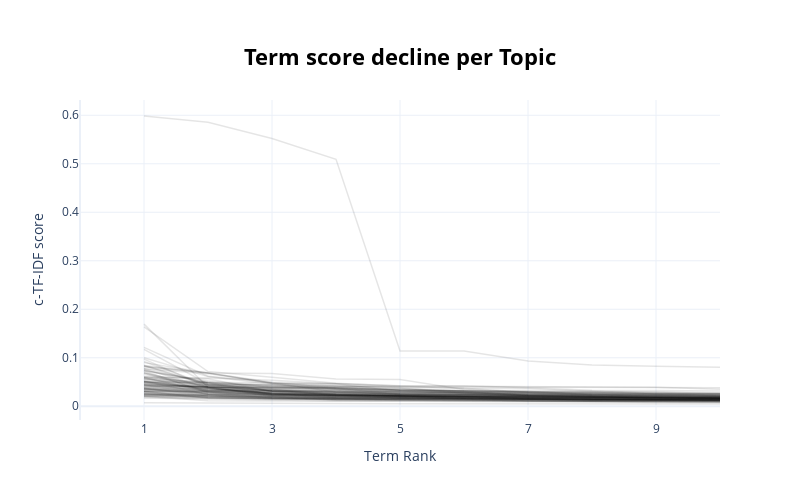

Source (notebook cell):
### Code cell
topic_model.visualize_term_rank()

### Figure 1 — Plotly figure (JSON) as saved in the notebook; plotly's stock layout.template omitted (floating-point values rounded to 4 significant figures)
{"data": [{"hovertext": "<b>Topic -1</b>:like_people_one_think_said_new_don", "line": {"color": "black", "width": 1.5}, "mode": "lines+lines", "name": "", "opacity": 0.1, "type": "scatter", "x": [1, 2, 3, 4, 5, 6, 7, 8, 9, 10], "y": [0.007115, 0.006275, 0.006065, 0.005615, 0.00539, 0.005061, 0.004796, 0.00477, 0.004739, 0.004695]}, {"hovertext": "<b>Topic 0</b>:art_artists_museum_work_exhibition_", "line": {"color": "black", "width": 1.5}, "mode": "lines+lines", "name": "", "opacity": 0.1, "type": "scatter", "x": [1, 2, 3, 4, 5, 6, 7, 8, 9, 10], "y": [0.02749, 0.01789, 0.01532, 0.01336, 0.01336, 0.01306, 0.01065, 0.01032, 0.01003, 0.009681]}, {"hovertext": "<b>Topic 1</b>:climate_water_energy_change_emissio", "line": {"color": "black", "width": 1.5}, "mode": "lines+lines", "name": "", "opacity": 0.1, "type": "scatter", "x": [1, 2, 3, 4, 5, 6, 7, 8, 9, 10], "y": [0.02044, 0.01145, 0.01089, 0.01078, 0.01049, 0.009434, 0.009257, 0.009129, 0.007559, 0.007382]}, {"hovertext": "<b>Topic 2</b>:trump_mueller_investigation_fbi_mue", "line": {"color": "black", "width": 1.5}, "mode": "lines+lines", "name": "", "opacity": 0.1, "type": "scatter", "x": [1, 2, 3, 4, 5, 6, 7, 8, 9, 10], "y": [0.02472, 0.02249, 0.01757, 0.01661, 0.01588, 0.01584, 0.01408, 0.01382, 0.01379, 0.01352]}, {"hovertext": "<b>Topic 3</b>:music_album_song_songs_like_band_li", "line": {"color": "black", "width": 1.5}, "mode": "lines+lines", "name": "", "opacity": 0.1, "type": "scatter", "x": [1, 2, 3, 4, 5, 6, 7, 8, 9, 10], "y": [0.02383, 0.02279, 0.01637, 0.01349, 0.01315, 0.01125, 0.01107, 0.01008, 0.008193, 0.008117]}, {"hovertext": "<b>Topic 4</b>:china_chinese_trade_beijing_tariffs", "line": {"color": "black", "width": 1.5}, "mode": "lines+lines", "name": "", "opacity": 0.1, "type": "scatter", "x": [1, 2, 3, 4, 5, 6, 7, 8, 9, 10], "y": [0.04722, 0.03478, 0.03105, 0.02496, 0.02267, 0.02166, 0.02163, 0.02045, 0.01618, 0.01613]}, {"hovertext": "<b>Topic 5</b>:billion_company_said_reuters_bank_t", "line": {"color": "black", "width": 1.5}, "mode": "lines+lines", "name": "", "opacity": 0.1, "type": "scatter", "x": [1, 2, 3, 4, 5, 6, 7, 8, 9, 10], "y": [0.02137, 0.01848, 0.01729, 0.01663, 0.01485, 0.01382, 0.01348, 0.01309, 0.01262, 0.0125]}, {"hovertext": "<b>Topic 6</b>:drug_drugs_marijuana_patients_medic", "line": {"color": "black", "width": 1.5}, "mode": "lines+lines", "name": "", "opacity": 0.1, "type": "scatter", "x": [1, 2, 3, 4, 5, 6, 7, 8, 9, 10], "y": [0.02547, 0.01763, 0.01721, 0.01699, 0.01579, 0.01484, 0.01034, 0.009892, 0.009686, 0.009493]}, {"hovertext": "<b>Topic 7</b>:russian_russia_putin_nato_moscow_tr", "line": {"color": "black", "width": 1.5}, "mode": "lines+lines", "name": "", "opacity": 0.1, "type": "scatter", "x": [1, 2, 3, 4, 5, 6, 7, 8, 9, 10], "y": [0.03126, 0.03117, 0.02867, 0.0222, 0.02138, 0.01986, 0.01614, 0.01431, 0.01346, 0.01311]}, {"hovertext": "<b>Topic 8</b>:shes_got_night_kardashian_looks_tom", "line": {"color": "black", "width": 1.5}, "mode": "lines+lines", "name": "", "opacity": 0.1, "type": "scatter", "x": [1, 2, 3, 4, 5, 6, 7, 8, 9, 10], "y": [0.02097, 0.0201, 0.01857, 0.01805, 0.0176, 0.01586, 0.01468, 0.01444, 0.01296, 0.01275]}, {"hovertext": "<b>Topic 9</b>:syria_syrian_islamic_forces_militar", "line": {"color": "black", "width": 1.5}, "mode": "lines+lines", "name": "", "opacity": 0.1, "type": "scatter", "x": [1, 2, 3, 4, 5, 6, 7, 8, 9, 10], "y": [0.03148, 0.02942, 0.02188, 0.01631, 0.01565, 0.01536, 0.01473, 0.01355, 0.01302, 0.01259]}, {"hovertext": "<b>Topic 10</b>:brexit_eu_deal_parliament_minister", "line": {"color": "black", "width": 1.5}, "mode": "lines+lines", "name": "", "opacity": 0.1, "type": "scatter", "x": [1, 2, 3, 4, 5, 6, 7, 8, 9, 10], "y": [0.0726, 0.0527, 0.03831, 0.03648, 0.02928, 0.02642, 0.02621, 0.02532, 0.02531, 0.02488]}, {"hovertext": "<b>Topic 11</b>:north_korea_kim_korean_nuclear_kor", "line": {"color": "black", "width": 1.5}, "mode": "lines+lines", "name": "", "opacity": 0.1, "type": "scatter", "x": [1, 2, 3, 4, 5, 6, 7, 8, 9, 10], "y": [0.07718, 0.0673, 0.04679, 0.04321, 0.03791, 0.02762, 0.02739, 0.0227, 0.02199, 0.018]}, {"hovertext": "<b>Topic 12</b>:nfl_kaepernick_football_players_ga", "line": {"color": "black", "width": 1.5}, "mode": "lines+lines", "name": "", "opacity": 0.1, "type": "scatter", "x": [1, 2, 3, 4, 5, 6, 7, 8, 9, 10], "y": [0.05882, 0.02956, 0.02626, 0.0257, 0.02067, 0.01503, 0.0146, 0.01397, 0.01395, 0.01379]}, {"hovertext": "<b>Topic 13</b>:cops_tmz_arrest_arrested_allegedly", "line": {"color": "black", "width": 1.5}, "mode": "lines+lines", "name": "", "opacity": 0.1, "type": "scatter", "x": [1, 2, 3, 4, 5, 6, 7, 8, 9, 10], "y": [0.04439, 0.03134, 0.02788, 0.02414, 0.01991, 0.01862, 0.0179, 0.01714, 0.01655, 0.01573]}, {"hovertext": "<b>Topic 14</b>:fed_rate_dollar_rates_market_us_in", "line": {"color": "black", "width": 1.5}, "mode": "lines+lines", "name": "", "opacity": 0.1, "type": "scatter", "x": [1, 2, 3, 4, 5, 6, 7, 8, 9, 10], "y": [0.03499, 0.03198, 0.03074, 0.0242, 0.02194, 0.0206, 0.0203, 0.02024, 0.02021, 0.01954]}, {"hovertext": "<b>Topic 15</b>:tax_bill_republicans_congress_cuts", "line": {"color": "black", "width": 1.5}, "mode": "lines+lines", "name": "", "opacity": 0.1, "type": "scatter", "x": [1, 2, 3, 4, 5, 6, 7, 8, 9, 10], "y": [0.05164, 0.02479, 0.01876, 0.0155, 0.01508, 0.01413, 0.01322, 0.01289, 0.01244, 0.01205]}, {"hovertext": "<b>Topic 16</b>:health_care_obamacare_insurance_me", "line": {"color": "black", "width": 1.5}, "mode": "lines+lines", "name": "", "opacity": 0.1, "type": "scatter", "x": [1, 2, 3, 4, 5, 6, 7, 8, 9, 10], "y": [0.04721, 0.03901, 0.03711, 0.03404, 0.03018, 0.02829, 0.0261, 0.02097, 0.01977, 0.01546]}, {"hovertext": "<b>Topic 17</b>:sauce_rice_food_kitchen_salt_ingre", "line": {"color": "black", "width": 1.5}, "mode": "lines+lines", "name": "", "opacity": 0.1, "type": "scatter", "x": [1, 2, 3, 4, 5, 6, 7, 8, 9, 10], "y": [0.0302, 0.0202, 0.01575, 0.01512, 0.01421, 0.01411, 0.01353, 0.01338, 0.01335, 0.01263]}, {"hovertext": "<b>Topic 18</b>:facebook_zuckerberg_users_dorsey_f", "line": {"color": "black", "width": 1.5}, "mode": "lines+lines", "name": "", "opacity": 0.1, "type": "scatter", "x": [1, 2, 3, 4, 5, 6, 7, 8, 9, 10], "y": [0.0687, 0.03085, 0.02871, 0.02583, 0.02228, 0.02133, 0.0177, 0.01759, 0.01737, 0.01616]}, {"hovertext": "<b>Topic 19</b>:democrats_republican_democratic_el", "line": {"color": "black", "width": 1.5}, "mode": "lines+lines", "name": "", "opacity": 0.1, "type": "scatter", "x": [1, 2, 3, 4, 5, 6, 7, 8, 9, 10], "y": [0.03715, 0.02456, 0.02117, 0.02034, 0.01937, 0.01917, 0.0185, 0.01757, 0.0174, 0.01645]}, {"hovertext": "<b>Topic 20</b>:games_game_gif_sometimes_section_o", "line": {"color": "black", "width": 1.5}, "mode": "lines+lines", "name": "", "opacity": 0.1, "type": "scatter", "x": [1, 2, 3, 4, 5, 6, 7, 8, 9, 10], "y": [0.03373, 0.02874, 0.01759, 0.01329, 0.0127, 0.01268, 0.01259, 0.01244, 0.01242, 0.01238]}, {"hovertext": "<b>Topic 21</b>:expandable_icon_navigation_menu_ch", "line": {"color": "black", "width": 1.5}, "mode": "lines+lines", "name": "", "opacity": 0.1, "type": "scatter", "x": [1, 2, 3, 4, 5, 6, 7, 8, 9, 10], "y": [0.04119, 0.04104, 0.04103, 0.041, 0.04098, 0.04084, 0.04008, 0.04007, 0.03886, 0.03834]}, {"hovertext": "<b>Topic 22</b>:oil_crude_barrels_bpd_pdvsa_lng_ba", "line": {"color": "black", "width": 1.5}, "mode": "lines+lines", "name": "", "opacity": 0.1, "type": "scatter", "x": [1, 2, 3, 4, 5, 6, 7, 8, 9, 10], "y": [0.07814, 0.0478, 0.02441, 0.02199, 0.02117, 0.02023, 0.01878, 0.01662, 0.01638, 0.01598]}, {"hovertext": "<b>Topic 23</b>:biden_trump_clinton_debate_exit_po", "line": {"color": "black", "width": 1.5}, "mode": "lines+lines", "name": "", "opacity": 0.1, "type": "scatter", "x": [1, 2, 3, 4, 5, 6, 7, 8, 9, 10], "y": [0.02178, 0.02122, 0.01899, 0.01843, 0.01777, 0.01634, 0.01565, 0.01459, 0.01352, 0.01338]}, {"hovertext": "<b>Topic 24</b>:season_episode_show_lorelai_rory_s", "line": {"color": "black", "width": 1.5}, "mode": "lines+lines", "name": "", "opacity": 0.1, "type": "scatter", "x": [1, 2, 3, 4, 5, 6, 7, 8, 9, 10], "y": [0.04154, 0.04045, 0.02381, 0.02188, 0.01902, 0.01617, 0.0132, 0.01209, 0.01129, 0.01109]}, {"hovertext": "<b>Topic 25</b>:iran_iranian_nuclear_irans_sanctio", "line": {"color": "black", "width": 1.5}, "mode": "lines+lines", "name": "", "opacity": 0.1, "type": "scatter", "x": [1, 2, 3, 4, 5, 6, 7, 8, 9, 10], "y": [0.09241, 0.04398, 0.03952, 0.03793, 0.03629, 0.03328, 0.03094, 0.02395, 0.02086, 0.01966]}, {"hovertext": "<b>Topic 26</b>:gun_guns_shooting_control_mass_vio", "line": {"color": "black", "width": 1.5}, "mode": "lines+lines", "name": "", "opacity": 0.1, "type": "scatter", "x": [1, 2, 3, 4, 5, 6, 7, 8, 9, 10], "y": [0.07655, 0.03828, 0.02578, 0.01903, 0.01761, 0.01671, 0.01628, 0.01572, 0.0143, 0.01423]}, {"hovertext": "<b>Topic 27</b>:pakistan_myanmar_rohingya_banglade", "line": {"color": "black", "width": 1.5}, "mode": "lines+lines", "name": "", "opacity": 0.1, "type": "scatter", "x": [1, 2, 3, 4, 5, 6, 7, 8, 9, 10], "y": [0.02336, 0.02236, 0.02106, 0.018, 0.01781, 0.01658, 0.01478, 0.0138, 0.01273, 0.01158]}, {"hovertext": "<b>Topic 28</b>:book_jeanne_feminism_women_nothing", "line": {"color": "black", "width": 1.5}, "mode": "lines+lines", "name": "", "opacity": 0.1, "type": "scatter", "x": [1, 2, 3, 4, 5, 6, 7, 8, 9, 10], "y": [0.01691, 0.01483, 0.01167, 0.01102, 0.01056, 0.01047, 0.01031, 0.009902, 0.009333, 0.009103]}, {"hovertext": "<b>Topic 29</b>:sanders_clinton_democratic_party_p", "line": {"color": "black", "width": 1.5}, "mode": "lines+lines", "name": "", "opacity": 0.1, "type": "scatter", "x": [1, 2, 3, 4, 5, 6, 7, 8, 9, 10], "y": [0.05859, 0.0331, 0.02415, 0.01726, 0.01658, 0.01605, 0.01599, 0.01592, 0.01526, 0.01473]}, {"hovertext": "<b>Topic 30</b>:uber_drivers_lyft_ubers_selfdrivin", "line": {"color": "black", "width": 1.5}, "mode": "lines+lines", "name": "", "opacity": 0.1, "type": "scatter", "x": [1, 2, 3, 4, 5, 6, 7, 8, 9, 10], "y": [0.09709, 0.03915, 0.03428, 0.03017, 0.02997, 0.02852, 0.02125, 0.01863, 0.01788, 0.01765]}, {"hovertext": "<b>Topic 31</b>:black_white_students_schools_confe", "line": {"color": "black", "width": 1.5}, "mode": "lines+lines", "name": "", "opacity": 0.1, "type": "scatter", "x": [1, 2, 3, 4, 5, 6, 7, 8, 9, 10], "y": [0.02899, 0.02237, 0.01989, 0.01304, 0.013, 0.01272, 0.01168, 0.01023, 0.009856, 0.009845]}, {"hovertext": "<b>Topic 32</b>:netflix_streaming_amazon_tv_disney", "line": {"color": "black", "width": 1.5}, "mode": "lines+lines", "name": "", "opacity": 0.1, "type": "scatter", "x": [1, 2, 3, 4, 5, 6, 7, 8, 9, 10], "y": [0.03698, 0.03506, 0.03454, 0.03261, 0.03031, 0.02903, 0.0252, 0.02459, 0.02313, 0.02137]}, {"hovertext": "<b>Topic 33</b>:conor_fight_mcgregor_floyd_ufc_hes", "line": {"color": "black", "width": 1.5}, "mode": "lines+lines", "name": "", "opacity": 0.1, "type": "scatter", "x": [1, 2, 3, 4, 5, 6, 7, 8, 9, 10], "y": [0.08209, 0.06851, 0.04964, 0.04612, 0.03219, 0.02742, 0.02724, 0.02604, 0.02583, 0.02583]}, {"hovertext": "<b>Topic 34</b>:saudi_arabia_prince_khashoggi_crow", "line": {"color": "black", "width": 1.5}, "mode": "lines+lines", "name": "", "opacity": 0.1, "type": "scatter", "x": [1, 2, 3, 4, 5, 6, 7, 8, 9, 10], "y": [0.1214, 0.06204, 0.04927, 0.03714, 0.02943, 0.02834, 0.02386, 0.02289, 0.0217, 0.0215]}, {"hovertext": "<b>Topic 35</b>:snap_snapchat_company_stock_invest", "line": {"color": "black", "width": 1.5}, "mode": "lines+lines", "name": "", "opacity": 0.1, "type": "scatter", "x": [1, 2, 3, 4, 5, 6, 7, 8, 9, 10], "y": [0.03649, 0.02577, 0.02423, 0.02206, 0.02135, 0.01872, 0.01833, 0.0181, 0.01667, 0.01639]}, {"hovertext": "<b>Topic 36</b>:police_officers_maloney_shooting_m", "line": {"color": "black", "width": 1.5}, "mode": "lines+lines", "name": "", "opacity": 0.1, "type": "scatter", "x": [1, 2, 3, 4, 5, 6, 7, 8, 9, 10], "y": [0.05227, 0.03428, 0.0327, 0.02426, 0.02128, 0.01917, 0.01829, 0.01749, 0.01469, 0.01443]}, {"hovertext": "<b>Topic 37</b>:moon_today_sign_mercury_retrograde", "line": {"color": "black", "width": 1.5}, "mode": "lines+lines", "name": "", "opacity": 0.1, "type": "scatter", "x": [1, 2, 3, 4, 5, 6, 7, 8, 9, 10], "y": [0.06937, 0.03943, 0.03851, 0.03799, 0.03191, 0.03122, 0.02823, 0.02768, 0.02733, 0.02623]}, {"hovertext": "<b>Topic 38</b>:court_supreme_justice_senate_justi", "line": {"color": "black", "width": 1.5}, "mode": "lines+lines", "name": "", "opacity": 0.1, "type": "scatter", "x": [1, 2, 3, 4, 5, 6, 7, 8, 9, 10], "y": [0.04993, 0.03659, 0.02598, 0.02202, 0.02163, 0.01885, 0.01755, 0.01527, 0.01517, 0.0148]}, {"hovertext": "<b>Topic 39</b>:border_immigration_children_immigr", "line": {"color": "black", "width": 1.5}, "mode": "lines+lines", "name": "", "opacity": 0.1, "type": "scatter", "x": [1, 2, 3, 4, 5, 6, 7, 8, 9, 10], "y": [0.04522, 0.03865, 0.02386, 0.02211, 0.02192, 0.02086, 0.01573, 0.01572, 0.01507, 0.01499]}, {"hovertext": "<b>Topic 40</b>:maduro_venezuela_venezuelan_maduro", "line": {"color": "black", "width": 1.5}, "mode": "lines+lines", "name": "", "opacity": 0.1, "type": "scatter", "x": [1, 2, 3, 4, 5, 6, 7, 8, 9, 10], "y": [0.05033, 0.04006, 0.03435, 0.0215, 0.02106, 0.0209, 0.01894, 0.01851, 0.01588, 0.01565]}, {"hovertext": "<b>Topic 41</b>:abortion_parenthood_birth_health_c", "line": {"color": "black", "width": 1.5}, "mode": "lines+lines", "name": "", "opacity": 0.1, "type": "scatter", "x": [1, 2, 3, 4, 5, 6, 7, 8, 9, 10], "y": [0.07261, 0.02784, 0.02444, 0.02148, 0.02131, 0.0212, 0.02031, 0.01841, 0.01795, 0.01789]}, {"hovertext": "<b>Topic 42</b>:european_eu_party_parliament_austr", "line": {"color": "black", "width": 1.5}, "mode": "lines+lines", "name": "", "opacity": 0.1, "type": "scatter", "x": [1, 2, 3, 4, 5, 6, 7, 8, 9, 10], "y": [0.04685, 0.03954, 0.02685, 0.02357, 0.02278, 0.02262, 0.02239, 0.01946, 0.01745, 0.01728]}, {"hovertext": "<b>Topic 43</b>:mexico_mexican_migrants_guatemala_", "line": {"color": "black", "width": 1.5}, "mode": "lines+lines", "name": "", "opacity": 0.1, "type": "scatter", "x": [1, 2, 3, 4, 5, 6, 7, 8, 9, 10], "y": [0.04928, 0.04357, 0.03083, 0.0299, 0.02493, 0.02303, 0.01904, 0.01815, 0.01704, 0.01655]}, {"hovertext": "<b>Topic 44</b>:film_films_movie_best_oscars_movie", "line": {"color": "black", "width": 1.5}, "mode": "lines+lines", "name": "", "opacity": 0.1, "type": "scatter", "x": [1, 2, 3, 4, 5, 6, 7, 8, 9, 10], "y": [0.03022, 0.02906, 0.0266, 0.02312, 0.02089, 0.02034, 0.01976, 0.01604, 0.01591, 0.01543]}, {"hovertext": "<b>Topic 45</b>:vaccine_bacteria_disease_zika_heal", "line": {"color": "black", "width": 1.5}, "mode": "lines+lines", "name": "", "opacity": 0.1, "type": "scatter", "x": [1, 2, 3, 4, 5, 6, 7, 8, 9, 10], "y": [0.03546, 0.03121, 0.02274, 0.02138, 0.02128, 0.0204, 0.01983, 0.01878, 0.01821, 0.01779]}, {"hovertext": "<b>Topic 46</b>:migrants_greece_africa_refugees_gr", "line": {"color": "black", "width": 1.5}, "mode": "lines+lines", "name": "", "opacity": 0.1, "type": "scatter", "x": [1, 2, 3, 4, 5, 6, 7, 8, 9, 10], "y": [0.02632, 0.01997, 0.01847, 0.01747, 0.01589, 0.0156, 0.01439, 0.01407, 0.01358, 0.01336]}, {"hovertext": "<b>Topic 47</b>:sentences_vox_inbox_delivered_dail", "line": {"color": "black", "width": 1.5}, "mode": "lines+lines", "name": "", "opacity": 0.1, "type": "scatter", "x": [1, 2, 3, 4, 5, 6, 7, 8, 9, 10], "y": [0.06179, 0.05664, 0.03061, 0.02806, 0.02589, 0.02556, 0.02316, 0.02154, 0.02078, 0.01989]}, {"hovertext": "<b>Topic 48</b>:faa_boeing_aircraft_icon_expandabl", "line": {"color": "black", "width": 1.5}, "mode": "lines+lines", "name": "", "opacity": 0.1, "type": "scatter", "x": [1, 2, 3, 4, 5, 6, 7, 8, 9, 10], "y": [0.03027, 0.02936, 0.02411, 0.02355, 0.02332, 0.02323, 0.0232, 0.02316, 0.02307, 0.02297]}, {"hovertext": "<b>Topic 49</b>:tesla_car_cars_electric_right_self", "line": {"color": "black", "width": 1.5}, "mode": "lines+lines", "name": "", "opacity": 0.1, "type": "scatter", "x": [1, 2, 3, 4, 5, 6, 7, 8, 9, 10], "y": [0.03904, 0.03745, 0.02612, 0.02102, 0.01779, 0.01763, 0.01605, 0.01479, 0.01351, 0.01331]}, {"hovertext": "<b>Topic 50</b>:food_fiber_foods_eating_breakfast_", "line": {"color": "black", "width": 1.5}, "mode": "lines+lines", "name": "", "opacity": 0.1, "type": "scatter", "x": [1, 2, 3, 4, 5, 6, 7, 8, 9, 10], "y": [0.03809, 0.03579, 0.02652, 0.02622, 0.02532, 0.02401, 0.02133, 0.01888, 0.01809, 0.0176]}, {"hovertext": "<b>Topic 51</b>:yankees_homer_baseball_innings_gur", "line": {"color": "black", "width": 1.5}, "mode": "lines+lines", "name": "", "opacity": 0.1, "type": "scatter", "x": [1, 2, 3, 4, 5, 6, 7, 8, 9, 10], "y": [0.03426, 0.03366, 0.03283, 0.03204, 0.02813, 0.02704, 0.0242, 0.02408, 0.02285, 0.02147]}, {"hovertext": "<b>Topic 52</b>:galaxy_iphone_apple_samsung_phones", "line": {"color": "black", "width": 1.5}, "mode": "lines+lines", "name": "", "opacity": 0.1, "type": "scatter", "x": [1, 2, 3, 4, 5, 6, 7, 8, 9, 10], "y": [0.05756, 0.04428, 0.04427, 0.04053, 0.03305, 0.03115, 0.02272, 0.01967, 0.01962, 0.0196]}, {"hovertext": "<b>Topic 53</b>:daca_immigration_shutdown_senate_d", "line": {"color": "black", "width": 1.5}, "mode": "lines+lines", "name": "", "opacity": 0.1, "type": "scatter", "x": [1, 2, 3, 4, 5, 6, 7, 8, 9, 10], "y": [0.0384, 0.03163, 0.0316, 0.02926, 0.02487, 0.02406, 0.02372, 0.02183, 0.01937, 0.01921]}, {"hovertext": "<b>Topic 54</b>:puerto_rico_cuba_castro_island_ric", "line": {"color": "black", "width": 1.5}, "mode": "lines+lines", "name": "", "opacity": 0.1, "type": "scatter", "x": [1, 2, 3, 4, 5, 6, 7, 8, 9, 10], "y": [0.08353, 0.04353, 0.03612, 0.03337, 0.02531, 0.02457, 0.02187, 0.01947, 0.01797, 0.01797]}, {"hovertext": "<b>Topic 55</b>:israel_israeli_palestinian_jerusal", "line": {"color": "black", "width": 1.5}, "mode": "lines+lines", "name": "", "opacity": 0.1, "type": "scatter", "x": [1, 2, 3, 4, 5, 6, 7, 8, 9, 10], "y": [0.05959, 0.05831, 0.0539, 0.04595, 0.03913, 0.03733, 0.02872, 0.02423, 0.02306, 0.02215]}, {"hovertext": "<b>Topic 56</b>:film_movie_films_christian_movies_", "line": {"color": "black", "width": 1.5}, "mode": "lines+lines", "name": "", "opacity": 0.1, "type": "scatter", "x": [1, 2, 3, 4, 5, 6, 7, 8, 9, 10], "y": [0.03684, 0.02123, 0.01859, 0.01552, 0.01267, 0.01147, 0.01086, 0.01063, 0.009439, 0.009263]}, {"hovertext": "<b>Topic 57</b>:attacks_attack_police_isis_french_", "line": {"color": "black", "width": 1.5}, "mode": "lines+lines", "name": "", "opacity": 0.1, "type": "scatter", "x": [1, 2, 3, 4, 5, 6, 7, 8, 9, 10], "y": [0.03447, 0.02892, 0.02524, 0.02344, 0.01759, 0.01744, 0.01518, 0.01449, 0.01387, 0.01267]}, {"hovertext": "<b>Topic 58</b>:transgender_military_service_trans", "line": {"color": "black", "width": 1.5}, "mode": "lines+lines", "name": "", "opacity": 0.1, "type": "scatter", "x": [1, 2, 3, 4, 5, 6, 7, 8, 9, 10], "y": [0.06662, 0.03735, 0.03301, 0.03051, 0.02971, 0.02954, 0.02251, 0.02146, 0.01885, 0.01693]}, {"hovertext": "<b>Topic 59</b>:ufc_fight_mma_royce_fighters_mcgre", "line": {"color": "black", "width": 1.5}, "mode": "lines+lines", "name": "", "opacity": 0.1, "type": "scatter", "x": [1, 2, 3, 4, 5, 6, 7, 8, 9, 10], "y": [0.05503, 0.04309, 0.02618, 0.01885, 0.01846, 0.01777, 0.01766, 0.01565, 0.01503, 0.01457]}, {"hovertext": "<b>Topic 60</b>:heres_justin_bieber_jenner_drake_k", "line": {"color": "black", "width": 1.5}, "mode": "lines+lines", "name": "", "opacity": 0.1, "type": "scatter", "x": [1, 2, 3, 4, 5, 6, 7, 8, 9, 10], "y": [0.1639, 0.0717, 0.06, 0.04755, 0.04198, 0.04099, 0.0404, 0.03993, 0.03908, 0.03493]}, {"hovertext": "<b>Topic 61</b>:think_lab_information_opt_things_m", "line": {"color": "black", "width": 1.5}, "mode": "lines+lines", "name": "", "opacity": 0.1, "type": "scatter", "x": [1, 2, 3, 4, 5, 6, 7, 8, 9, 10], "y": [0.01796, 0.01734, 0.01625, 0.01474, 0.01316, 0.01237, 0.0118, 0.01103, 0.01017, 0.01013]}, {"hovertext": "<b>Topic 62</b>:anthony_nba_team_game_basketball_p", "line": {"color": "black", "width": 1.5}, "mode": "lines+lines", "name": "", "opacity": 0.1, "type": "scatter", "x": [1, 2, 3, 4, 5, 6, 7, 8, 9, 10], "y": [0.02611, 0.02452, 0.02256, 0.02043, 0.01815, 0.01663, 0.01622, 0.01606, 0.01587, 0.01554]}, {"hovertext": "<b>Topic 63</b>:nba_lavar_knicks_kyrie_tmz_sports_", "line": {"color": "black", "width": 1.5}, "mode": "lines+lines", "name": "", "opacity": 0.1, "type": "scatter", "x": [1, 2, 3, 4, 5, 6, 7, 8, 9, 10], "y": [0.06038, 0.04665, 0.04377, 0.04146, 0.04144, 0.03715, 0.03605, 0.0311, 0.02944, 0.02781]}, {"hovertext": "<b>Topic 64</b>:obama_racial_voters_black_obamas_p", "line": {"color": "black", "width": 1.5}, "mode": "lines+lines", "name": "", "opacity": 0.1, "type": "scatter", "x": [1, 2, 3, 4, 5, 6, 7, 8, 9, 10], "y": [0.0432, 0.02513, 0.0234, 0.02166, 0.02158, 0.01721, 0.01573, 0.01469, 0.01368, 0.01342]}, {"hovertext": "<b>Topic 65</b>:kelly_kellys_child_tmz_tanisha_cla", "line": {"color": "black", "width": 1.5}, "mode": "lines+lines", "name": "", "opacity": 0.1, "type": "scatter", "x": [1, 2, 3, 4, 5, 6, 7, 8, 9, 10], "y": [0.07428, 0.04821, 0.03143, 0.02882, 0.02755, 0.02721, 0.02485, 0.02485, 0.02485, 0.02342]}, {"hovertext": "<b>Topic 66</b>:amazon_mall_sales_retailers_stores", "line": {"color": "black", "width": 1.5}, "mode": "lines+lines", "name": "", "opacity": 0.1, "type": "scatter", "x": [1, 2, 3, 4, 5, 6, 7, 8, 9, 10], "y": [0.05195, 0.03776, 0.02265, 0.02117, 0.02076, 0.01983, 0.01903, 0.01894, 0.01883, 0.017]}, {"hovertext": "<b>Topic 67</b>:banks_uk_bank_eu_brexit_financial_", "line": {"color": "black", "width": 1.5}, "mode": "lines+lines", "name": "", "opacity": 0.1, "type": "scatter", "x": [1, 2, 3, 4, 5, 6, 7, 8, 9, 10], "y": [0.02989, 0.02594, 0.02435, 0.02379, 0.02374, 0.02032, 0.01891, 0.01881, 0.01848, 0.01762]}, {"hovertext": "<b>Topic 68</b>:weinstein_sex_swift_sexual_women_a", "line": {"color": "black", "width": 1.5}, "mode": "lines+lines", "name": "", "opacity": 0.1, "type": "scatter", "x": [1, 2, 3, 4, 5, 6, 7, 8, 9, 10], "y": [0.06883, 0.04018, 0.03281, 0.03275, 0.02246, 0.02142, 0.0207, 0.02043, 0.02, 0.01999]}, {"hovertext": "<b>Topic 69</b>:cup_ponting_england_penalty_shooto", "line": {"color": "black", "width": 1.5}, "mode": "lines+lines", "name": "", "opacity": 0.1, "type": "scatter", "x": [1, 2, 3, 4, 5, 6, 7, 8, 9, 10], "y": [0.0419, 0.03904, 0.03749, 0.03674, 0.02431, 0.02398, 0.02317, 0.02155, 0.02115, 0.02066]}, {"hovertext": "<b>Topic 70</b>:podcast_viceland_vice_episode_chan", "line": {"color": "black", "width": 1.5}, "mode": "lines+lines", "name": "", "opacity": 0.1, "type": "scatter", "x": [1, 2, 3, 4, 5, 6, 7, 8, 9, 10], "y": [0.05669, 0.04967, 0.04814, 0.02967, 0.02891, 0.02887, 0.02777, 0.02557, 0.02493, 0.0246]}, {"hovertext": "<b>Topic 71</b>:teachers_school_schools_teacher_ki", "line": {"color": "black", "width": 1.5}, "mode": "lines+lines", "name": "", "opacity": 0.1, "type": "scatter", "x": [1, 2, 3, 4, 5, 6, 7, 8, 9, 10], "y": [0.07452, 0.04993, 0.03081, 0.02882, 0.0234, 0.0211, 0.01967, 0.01798, 0.01683, 0.01662]}, {"hovertext": "<b>Topic 72</b>:productivity_software_workplace_ti", "line": {"color": "black", "width": 1.5}, "mode": "lines+lines", "name": "", "opacity": 0.1, "type": "scatter", "x": [1, 2, 3, 4, 5, 6, 7, 8, 9, 10], "y": [0.0242, 0.01829, 0.01602, 0.01551, 0.01512, 0.01374, 0.0136, 0.01176, 0.01176, 0.01139]}, {"hovertext": "<b>Topic 73</b>:apache_cosme_city_cultural_documen", "line": {"color": "black", "width": 1.5}, "mode": "lines+lines", "name": "", "opacity": 0.1, "type": "scatter", "x": [1, 2, 3, 4, 5, 6, 7, 8, 9, 10], "y": [0.02085, 0.01583, 0.01513, 0.01498, 0.01452, 0.01391, 0.0135, 0.01316, 0.01294, 0.01232]}, {"hovertext": "<b>Topic 74</b>:leave_autism_paid_children_mothers", "line": {"color": "black", "width": 1.5}, "mode": "lines+lines", "name": "", "opacity": 0.1, "type": "scatter", "x": [1, 2, 3, 4, 5, 6, 7, 8, 9, 10], "y": [0.02544, 0.02483, 0.02088, 0.01775, 0.0175, 0.01726, 0.01654, 0.01349, 0.01251, 0.01248]}, {"hovertext": "<b>Topic 75</b>:queer_gay_garage_sex_pride_montrea", "line": {"color": "black", "width": 1.5}, "mode": "lines+lines", "name": "", "opacity": 0.1, "type": "scatter", "x": [1, 2, 3, 4, 5, 6, 7, 8, 9, 10], "y": [0.04979, 0.0368, 0.02683, 0.02394, 0.02089, 0.01911, 0.01612, 0.01266, 0.01263, 0.01256]}, {"hovertext": "<b>Topic 76</b>:bolsonaro_brazils_guedes_reais_bra", "line": {"color": "black", "width": 1.5}, "mode": "lines+lines", "name": "", "opacity": 0.1, "type": "scatter", "x": [1, 2, 3, 4, 5, 6, 7, 8, 9, 10], "y": [0.08142, 0.06835, 0.04754, 0.04192, 0.03681, 0.03117, 0.03021, 0.02938, 0.02785, 0.02264]}, {"hovertext": "<b>Topic 77</b>:died_death_doris_saunders_gaynes_m", "line": {"color": "black", "width": 1.5}, "mode": "lines+lines", "name": "", "opacity": 0.1, "type": "scatter", "x": [1, 2, 3, 4, 5, 6, 7, 8, 9, 10], "y": [0.0841, 0.06938, 0.04764, 0.04711, 0.04212, 0.04212, 0.03834, 0.03324, 0.03266, 0.03127]}, {"hovertext": "<b>Topic 78</b>:daniels_trump_cohen_zervos_stormy_", "line": {"color": "black", "width": 1.5}, "mode": "lines+lines", "name": "", "opacity": 0.1, "type": "scatter", "x": [1, 2, 3, 4, 5, 6, 7, 8, 9, 10], "y": [0.05034, 0.04777, 0.04157, 0.03599, 0.02662, 0.02609, 0.02114, 0.02001, 0.01969, 0.01853]}, {"hovertext": "<b>Topic 79</b>:spacey_rapp_spaceys_allegations_hu", "line": {"color": "black", "width": 1.5}, "mode": "lines+lines", "name": "", "opacity": 0.1, "type": "scatter", "x": [1, 2, 3, 4, 5, 6, 7, 8, 9, 10], "y": [0.1, 0.06118, 0.04554, 0.0353, 0.03313, 0.03192, 0.02619, 0.02511, 0.02191, 0.02052]}, {"hovertext": "<b>Topic 80</b>:ecb_inflation_economy_euro_draghi_", "line": {"color": "black", "width": 1.5}, "mode": "lines+lines", "name": "", "opacity": 0.1, "type": "scatter", "x": [1, 2, 3, 4, 5, 6, 7, 8, 9, 10], "y": [0.04996, 0.04938, 0.04353, 0.03859, 0.03361, 0.03224, 0.03167, 0.03125, 0.02642, 0.02631]}, {"hovertext": "<b>Topic 81</b>:kanye_kanyes_yeezy_ye_west_amber_c", "line": {"color": "black", "width": 1.5}, "mode": "lines+lines", "name": "", "opacity": 0.1, "type": "scatter", "x": [1, 2, 3, 4, 5, 6, 7, 8, 9, 10], "y": [0.1694, 0.03936, 0.03887, 0.038, 0.03285, 0.03125, 0.03051, 0.03003, 0.02954, 0.02615]}, {"hovertext": "<b>Topic 82</b>:tennis_wimbledon_match_gauff_djoko", "line": {"color": "black", "width": 1.5}, "mode": "lines+lines", "name": "", "opacity": 0.1, "type": "scatter", "x": [1, 2, 3, 4, 5, 6, 7, 8, 9, 10], "y": [0.05522, 0.04451, 0.03585, 0.02556, 0.02514, 0.02468, 0.02279, 0.02004, 0.01854, 0.0185]}, {"hovertext": "<b>Topic 83</b>:whisky_beer_quebec_sivo_malt_craft", "line": {"color": "black", "width": 1.5}, "mode": "lines+lines", "name": "", "opacity": 0.1, "type": "scatter", "x": [1, 2, 3, 4, 5, 6, 7, 8, 9, 10], "y": [0.04442, 0.03965, 0.02035, 0.02, 0.01978, 0.01862, 0.01855, 0.0185, 0.01813, 0.01762]}, {"hovertext": "<b>Topic 84</b>:moore_alabama_moores_roy_senate_ev", "line": {"color": "black", "width": 1.5}, "mode": "lines+lines", "name": "", "opacity": 0.1, "type": "scatter", "x": [1, 2, 3, 4, 5, 6, 7, 8, 9, 10], "y": [0.1175, 0.04591, 0.03119, 0.02779, 0.02031, 0.01917, 0.01853, 0.01826, 0.01727, 0.01629]}, {"hovertext": "<b>Topic 85</b>:olympic_athletes_olympics_penha_ri", "line": {"color": "black", "width": 1.5}, "mode": "lines+lines", "name": "", "opacity": 0.1, "type": "scatter", "x": [1, 2, 3, 4, 5, 6, 7, 8, 9, 10], "y": [0.06055, 0.04827, 0.041, 0.03876, 0.03476, 0.0307, 0.02974, 0.02861, 0.02526, 0.02473]}, {"hovertext": "<b>Topic 86</b>:nectar_advertise_hyperallergic_ads", "line": {"color": "black", "width": 1.5}, "mode": "lines+lines", "name": "", "opacity": 0.1, "type": "scatter", "x": [1, 2, 3, 4, 5, 6, 7, 8, 9, 10], "y": [0.5985, 0.5857, 0.5521, 0.509, 0.1139, 0.1139, 0.09327, 0.08493, 0.08274, 0.08064]}, {"hovertext": "<b>Topic 87</b>:media_coverage_memes_meme_politica", "line": {"color": "black", "width": 1.5}, "mode": "lines+lines", "name": "", "opacity": 0.1, "type": "scatter", "x": [1, 2, 3, 4, 5, 6, 7, 8, 9, 10], "y": [0.03096, 0.01691, 0.01538, 0.01489, 0.01484, 0.01427, 0.01394, 0.01282, 0.01161, 0.01124]}, {"hovertext": "<b>Topic 88</b>:fcc_neutrality_pai_internet_net_ru", "line": {"color": "black", "width": 1.5}, "mode": "lines+lines", "name": "", "opacity": 0.1, "type": "scatter", "x": [1, 2, 3, 4, 5, 6, 7, 8, 9, 10], "y": [0.09001, 0.06884, 0.06736, 0.05647, 0.05534, 0.03484, 0.02858, 0.02653, 0.02508, 0.02082]}, {"hovertext": "<b>Topic 89</b>:motherboard_password_data_breach_m", "line": {"color": "black", "width": 1.5}, "mode": "lines+lines", "name": "", "opacity": 0.1, "type": "scatter", "x": [1, 2, 3, 4, 5, 6, 7, 8, 9, 10], "y": [0.04369, 0.03238, 0.02906, 0.02566, 0.02476, 0.02443, 0.02394, 0.02354, 0.02198, 0.02191]}, {"hovertext": "<b>Topic 90</b>:gallery_january_added_closed_strik", "line": {"color": "black", "width": 1.5}, "mode": "lines+lines", "name": "", "opacity": 0.1, "type": "scatter", "x": [1, 2, 3, 4, 5, 6, 7, 8, 9, 10], "y": [0.04367, 0.04132, 0.03161, 0.02769, 0.02642, 0.02539, 0.02177, 0.02035, 0.01759, 0.01628]}, {"hovertext": "<b>Topic 91</b>:drake_wayne_song_smith_akon_video_", "line": {"color": "black", "width": 1.5}, "mode": "lines+lines", "name": "", "opacity": 0.1, "type": "scatter", "x": [1, 2, 3, 4, 5, 6, 7, 8, 9, 10], "y": [0.08474, 0.04484, 0.03848, 0.03495, 0.03345, 0.03119, 0.02933, 0.02823, 0.02508, 0.02406]}], "layout": {"height": 500, "hoverlabel": {"bgcolor": "white", "font": {"family": "Rockwell", "size": 16}}, "showlegend": false, "title": {"font": {"color": "Black", "size": 22}, "text": "<b>Term score decline per Topic</b>", "x": 0.5, "xanchor": "center", "y": 0.9, "yanchor": "top"}, "width": 800, "xaxis": {"dtick": 2, "range": [0, 10], "tick0": 1, "title": {"text": "Term Rank"}}, "yaxis": {"title": {"text": "c-TF-IDF score"}}}}
